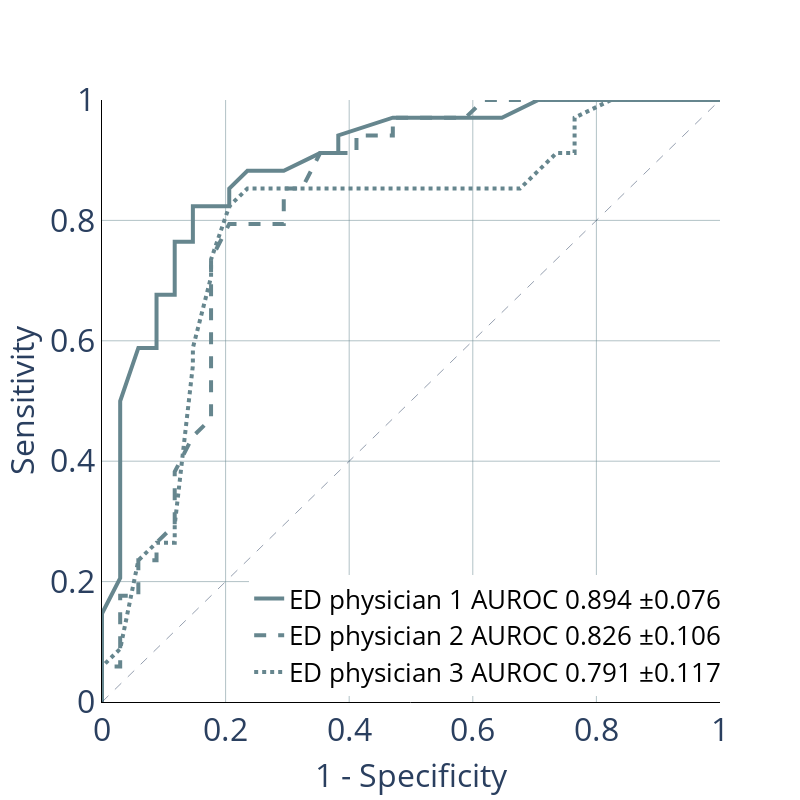

The notebook cell this image was saved under:
### Markdown cell above
## 4.2  AUC ED Physicians

### Code cell
import numpy as np
import pandas as pd
from sklearn.metrics import roc_curve, roc_auc_score
import plotly.graph_objects as go
from sklearn.utils import resample

# Dummy data setup (example)
compute_dummy = {'GT': {'no appendicitis': 0, 'appendicitis': 1}}  
reader_study_cases_filled.replace(compute_dummy, inplace=True)
label = reader_study_cases_filled['GT'].values

# List to store AUCs of each doctor
doctor_AUCs = []
doctor_CI = []  # To store confidence intervals
doctor_fprs = []
doctor_tprs = []

# Extract predictions of each doctor into separate arrays
doctor_probs = [
    reader_study_cases_filled['1A'].values,
    reader_study_cases_filled['2A'].values,
    reader_study_cases_filled['3A'].values
]

# Define colors for each doctor's ROC curve
colors = ['rgba(102, 134, 142, 1.0)', 'rgba(102, 134, 142, 1.0)', 'rgba(102, 134, 142, 1.0)'] #102, 134, 142
lines = ['solid', 'dash', 'dot']

# Number of bootstrap samples
n_bootstraps = 1000
rng_seed = 42  # Control random number generation for reproducibility

# Create a figure
fig = go.Figure()

# Compute ROC curve, AUC and confidence intervals for each doctor
for i, probs in enumerate(doctor_probs):
    fpr, tpr, thresholds = roc_curve(label, probs)
    auc = roc_auc_score(label, probs)
    doctor_AUCs.append(auc)
    doctor_fprs.append(fpr)
    doctor_tprs.append(tpr)
    
    # Bootstrap
    bootstrapped_scores = []
    rng = np.random.default_rng(rng_seed)
    for _ in range(n_bootstraps):
        # Sample with replacement from the dataset
        indices = rng.integers(0, len(probs), len(probs))
        if len(np.unique(label[indices])) < 2:
            # Skip iteration if the sample does not contain at least one positive and one negative sample
            continue
        score = roc_auc_score(label[indices], probs[indices])
        bootstrapped_scores.append(score)
    
    sorted_scores = np.array(bootstrapped_scores)
    sorted_scores.sort()
    
    # Compute the confidence intervals
    confidence_lower = sorted_scores[int(0.025 * len(sorted_scores))]
    confidence_upper = sorted_scores[int(0.975 * len(sorted_scores))]
    confidence = (confidence_upper - confidence_lower)/2
    doctor_CI.append((confidence_lower, confidence_upper, confidence))
    
    # Add ROC curve for each doctor with customized colors and AUC in the legend
    fig.add_trace(go.Scatter(
        x=doctor_fprs[i],
        y=doctor_tprs[i],
        mode='lines',
        line=dict(color=colors[i], dash=lines[i], width=4),
        name=f'ED physician {i+1} AUROC {auc:.3f} ±{confidence:.3f}'
    ))

# Update layout
fig.update_layout(
    #title="ROC Curves of ED Physicians",
    yaxis_gridcolor   = 'rgba(102, 134, 142, 0.5)',
    xaxis_gridcolor   = 'rgba(102, 134, 142, 0.5)',
    yaxis_range= [0.0, 1.0],
    xaxis_range= [0.0, 1.0],
    xaxis_title="1 - Specificity",
    yaxis_title="Sensitivity",
    xaxis_tickfont= dict(size=32),
    xaxis_title_font=dict(size=32),
    yaxis_tickfont= dict(size=32),
    yaxis_title_font=dict(size=32),
    xaxis_linecolor = 'black',
    yaxis_linecolor = 'black',
    template="plotly_white",
    width=800,
    height=800,
    legend=dict(
        yanchor="bottom",
        xanchor="right",
        x=1.01,
        y=0.01,
        font=dict(size=26, color='black')
        )
)

# Add diagonal dashed line (y=x)
fig.add_shape(
    type='line',
    line=dict(dash='dash', width=0.5),
    x0=0,
    y0=0,
    x1=1,
    y1=1
)

# Show the plot
fig.show()

### Figure 1 — Plotly figure (JSON) as saved in the notebook; plotly's stock layout.template omitted (floating-point values rounded to 4 significant figures)
{"data": [{"line": {"color": "rgba(102, 134, 142, 1.0)", "dash": "solid", "width": 4}, "mode": "lines", "name": "ED physician 1 AUROC 0.894 ±0.076", "type": "scatter", "x": [0, 0, 0, 0.02941, 0.02941, 0.02941, 0.02941, 0.02941, 0.05882, 0.08824, 0.08824, 0.08824, 0.1176, 0.1176, 0.1176, 0.1471, 0.1471, 0.2059, 0.2059, 0.2353, 0.2941, 0.3529, 0.3824, 0.3824, 0.4706, 0.6471, 0.7059, 0.7647, 0.8824, 1], "y": [0, 0.02941, 0.1471, 0.2059, 0.2353, 0.3235, 0.4412, 0.5, 0.5882, 0.5882, 0.6471, 0.6765, 0.6765, 0.7059, 0.7647, 0.7647, 0.8235, 0.8235, 0.8529, 0.8824, 0.8824, 0.9118, 0.9118, 0.9412, 0.9706, 0.9706, 1, 1, 1, 1]}, {"line": {"color": "rgba(102, 134, 142, 1.0)", "dash": "dash", "width": 4}, "mode": "lines", "name": "ED physician 2 AUROC 0.826 ±0.106", "type": "scatter", "x": [0, 0, 0, 0.02941, 0.02941, 0.02941, 0.02941, 0.05882, 0.05882, 0.08824, 0.08824, 0.1176, 0.1176, 0.1176, 0.1471, 0.1765, 0.1765, 0.1765, 0.1765, 0.1765, 0.2059, 0.2941, 0.2941, 0.3235, 0.3529, 0.4118, 0.4118, 0.4706, 0.4706, 0.5, 0.5882, 0.6176, 0.6765, 0.7353, 0.8235, 0.8529, 1], "y": [0, 0.02941, 0.05882, 0.05882, 0.08824, 0.1471, 0.1765, 0.1765, 0.2353, 0.2353, 0.2647, 0.2941, 0.3529, 0.3824, 0.4412, 0.4706, 0.5294, 0.5588, 0.6176, 0.7353, 0.7941, 0.7941, 0.8529, 0.8529, 0.9118, 0.9118, 0.9412, 0.9412, 0.9706, 0.9706, 0.9706, 1, 1, 1, 1, 1, 1]}, {"line": {"color": "rgba(102, 134, 142, 1.0)", "dash": "dot", "width": 4}, "mode": "lines", "name": "ED physician 3 AUROC 0.791 ±0.117", "type": "scatter", "x": [0, 0, 0.02941, 0.05882, 0.08824, 0.1176, 0.1176, 0.1471, 0.1471, 0.1765, 0.1765, 0.2059, 0.2353, 0.4118, 0.5588, 0.5882, 0.6765, 0.7353, 0.7647, 0.7647, 0.8235, 0.9412, 1], "y": [0, 0.05882, 0.08824, 0.2353, 0.2647, 0.2647, 0.2941, 0.5588, 0.5882, 0.7059, 0.7353, 0.8235, 0.8529, 0.8529, 0.8529, 0.8529, 0.8529, 0.9118, 0.9118, 0.9706, 1, 1, 1]}], "layout": {"height": 800, "legend": {"font": {"color": "black", "size": 26}, "x": 1.01, "xanchor": "right", "y": 0.01, "yanchor": "bottom"}, "shapes": [{"line": {"dash": "dash", "width": 0.5}, "type": "line", "x0": 0, "x1": 1, "y0": 0, "y1": 1}], "width": 800, "xaxis": {"gridcolor": "rgba(102, 134, 142, 0.5)", "linecolor": "black", "range": [0, 1], "tickfont": {"size": 32}, "title": {"font": {"size": 32}, "text": "1 - Specificity"}}, "yaxis": {"gridcolor": "rgba(102, 134, 142, 0.5)", "linecolor": "black", "range": [0, 1], "tickfont": {"size": 32}, "title": {"font": {"size": 32}, "text": "Sensitivity"}}}}
